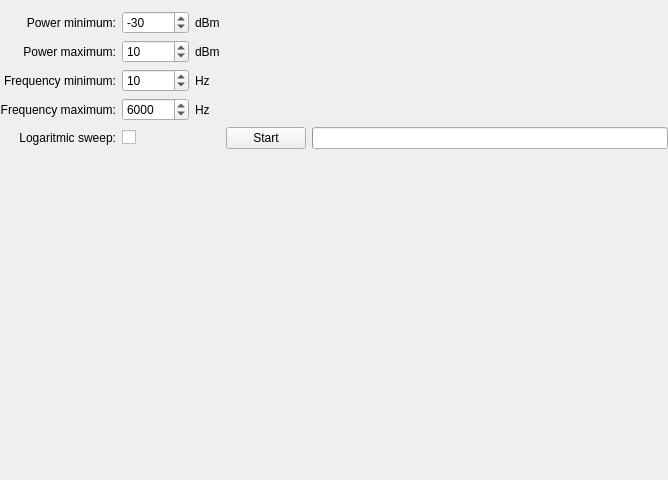
<?xml version="1.0" encoding="UTF-8"?>
<ui version="4.0">
 <class>Form</class>
 <widget class="QWidget" name="Form">
  <property name="geometry">
   <rect>
    <x>0</x>
    <y>0</y>
    <width>667</width>
    <height>480</height>
   </rect>
  </property>
  <property name="windowTitle">
   <string>Form</string>
  </property>
  <layout class="QGridLayout" name="gridLayout">
   <property name="leftMargin">
    <number>0</number>
   </property>
   <property name="rightMargin">
    <number>0</number>
   </property>
   <property name="bottomMargin">
    <number>0</number>
   </property>
   <item row="0" column="0">
    <widget class="QLabel" name="label">
     <property name="text">
      <string>Power minimum:</string>
     </property>
     <property name="alignment">
      <set>Qt::AlignRight|Qt::AlignTrailing|Qt::AlignVCenter</set>
     </property>
    </widget>
   </item>
   <item row="0" column="1">
    <widget class="QDoubleSpinBox" name="powerMinimum">
     <property name="decimals">
      <number>0</number>
     </property>
     <property name="minimum">
      <double>-60.000000000000000</double>
     </property>
     <property name="maximum">
      <double>40.000000000000000</double>
     </property>
     <property name="value">
      <double>-30.000000000000000</double>
     </property>
    </widget>
   </item>
   <item row="0" column="2">
    <widget class="QLabel" name="label_5">
     <property name="text">
      <string>dBm</string>
     </property>
    </widget>
   </item>
   <item row="0" column="3" rowspan="4" colspan="2">
    <spacer name="verticalSpacer">
     <property name="orientation">
      <enum>Qt::Vertical</enum>
     </property>
     <property name="sizeHint" stdset="0">
      <size>
       <width>442</width>
       <height>69</height>
      </size>
     </property>
    </spacer>
   </item>
   <item row="1" column="0">
    <widget class="QLabel" name="label_2">
     <property name="text">
      <string>Power maximum:</string>
     </property>
     <property name="alignment">
      <set>Qt::AlignRight|Qt::AlignTrailing|Qt::AlignVCenter</set>
     </property>
    </widget>
   </item>
   <item row="1" column="1">
    <widget class="QDoubleSpinBox" name="powerMaximum">
     <property name="decimals">
      <number>0</number>
     </property>
     <property name="minimum">
      <double>-60.000000000000000</double>
     </property>
     <property name="maximum">
      <double>40.000000000000000</double>
     </property>
     <property name="singleStep">
      <double>1.000000000000000</double>
     </property>
     <property name="value">
      <double>10.000000000000000</double>
     </property>
    </widget>
   </item>
   <item row="1" column="2">
    <widget class="QLabel" name="label_6">
     <property name="text">
      <string>dBm</string>
     </property>
    </widget>
   </item>
   <item row="2" column="0">
    <widget class="QLabel" name="label_3">
     <property name="text">
      <string>Frequency minimum:</string>
     </property>
     <property name="alignment">
      <set>Qt::AlignRight|Qt::AlignTrailing|Qt::AlignVCenter</set>
     </property>
    </widget>
   </item>
   <item row="2" column="1">
    <widget class="QDoubleSpinBox" name="frequencyMinimum">
     <property name="decimals">
      <number>0</number>
     </property>
     <property name="maximum">
      <double>1000000000.000000000000000</double>
     </property>
     <property name="value">
      <double>10.000000000000000</double>
     </property>
    </widget>
   </item>
   <item row="2" column="2">
    <widget class="QLabel" name="label_7">
     <property name="text">
      <string>Hz</string>
     </property>
    </widget>
   </item>
   <item row="3" column="0">
    <widget class="QLabel" name="label_4">
     <property name="text">
      <string>Frequency maximum:</string>
     </property>
     <property name="alignment">
      <set>Qt::AlignRight|Qt::AlignTrailing|Qt::AlignVCenter</set>
     </property>
    </widget>
   </item>
   <item row="3" column="1">
    <widget class="QDoubleSpinBox" name="frequencyMaximum">
     <property name="decimals">
      <number>0</number>
     </property>
     <property name="maximum">
      <double>2000000000.000000000000000</double>
     </property>
     <property name="value">
      <double>6000.000000000000000</double>
     </property>
    </widget>
   </item>
   <item row="3" column="2">
    <widget class="QLabel" name="label_8">
     <property name="text">
      <string>Hz</string>
     </property>
    </widget>
   </item>
   <item row="4" column="0">
    <widget class="QLabel" name="label_9">
     <property name="text">
      <string>Logaritmic sweep:</string>
     </property>
     <property name="alignment">
      <set>Qt::AlignRight|Qt::AlignTrailing|Qt::AlignVCenter</set>
     </property>
    </widget>
   </item>
   <item row="4" column="1">
    <widget class="QCheckBox" name="logarithmic">
     <property name="text">
      <string/>
     </property>
    </widget>
   </item>
   <item row="4" column="3">
    <widget class="QPushButton" name="startStop">
     <property name="text">
      <string>Start</string>
     </property>
    </widget>
   </item>
   <item row="4" column="4">
    <widget class="QProgressBar" name="progress"/>
   </item>
   <item row="5" column="0" colspan="5">
    <widget class="MatplotlibWidget" name="dpiGraph"/>
   </item>
  </layout>
 </widget>
 <customwidgets>
  <customwidget>
   <class>MatplotlibWidget</class>
   <extends>QWidget</extends>
   <header>matplotlibwidget</header>
  </customwidget>
 </customwidgets>
 <resources/>
 <connections/>
</ui>
